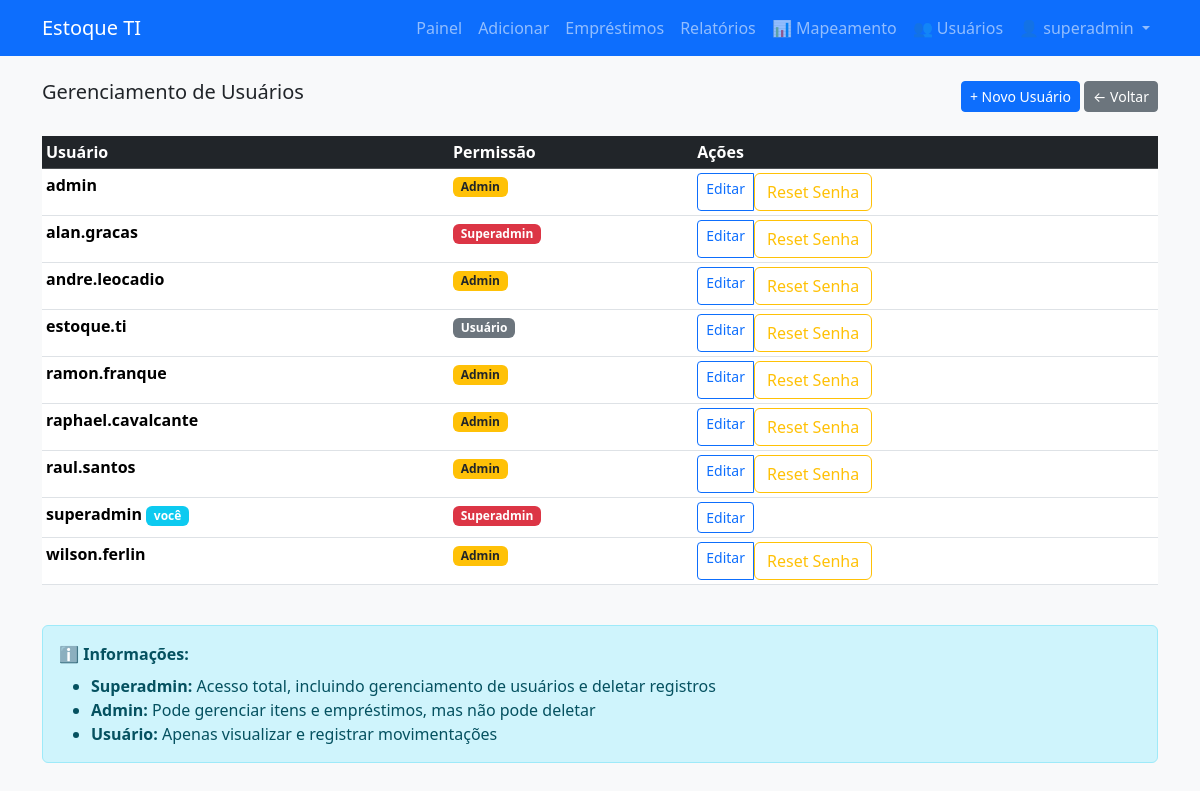
Screenshot of /users (signed in) with the database file from the repository.
### app.py (models this page shows, shortened)
class User(db.Model, UserMixin):
    id = db.Column(db.Integer, primary_key=True)
    username = db.Column(db.String(80), unique=True, nullable=False)
    password_hash = db.Column(db.String(200), nullable=False)
    is_admin = db.Column(db.Boolean, default=False)
    is_superadmin = db.Column(db.Boolean, default=False)

### app.py (the view)
@app.route('/users')
@login_required
def list_users():
    if not current_user.is_superadmin:
        flash('Acesso negado. Apenas superadmin.', 'danger')
        return redirect(url_for('dashboard'))
    users = User.query.order_by(User.username).all()
    return render_template('users_list.html', users=users)

### app.py (called while the page is built)
@login_manager.user_loader
def load_user(user_id):
    return User.query.get(int(user_id))

### templates/users_list.html
{% extends 'layout.html' %}
{% block content %}
  <div class="d-flex justify-content-between align-items-center mb-4">
    <h2 class="h5">Gerenciamento de Usuários</h2>
    <div>
      <a href="{{ url_for('create_user') }}" class="btn btn-primary btn-sm">
        + Novo Usuário
      </a>
      <a href="{{ url_for('dashboard') }}" class="btn btn-secondary btn-sm">← Voltar</a>
    </div>
  </div>
  {% if users %}
    <div class="table-responsive">
      <table class="table table-hover table-sm">
        <thead class="table-dark">
          <tr>
            <th>Usuário</th>
            <th>Permissão</th>
            <th>Ações</th>
          </tr>
        </thead>
        <tbody>
          {% for user in users %}
            <tr>
              <td>
                <strong>{{ user.username }}</strong>
                {% if user.id == current_user.id %}
                  <span class="badge bg-info">você</span>
                {% endif %}
              </td>
              <td>
                {% if user.is_superadmin %}
                  <span class="badge bg-danger">Superadmin</span>
                {% elif user.is_admin %}
                  <span class="badge bg-warning text-dark">Admin</span>
                {% else %}
                  <span class="badge bg-secondary">Usuário</span>
                {% endif %}
              </td>
              <td>
                <div class="btn-group btn-group-sm" role="group">
                  <a href="{{ url_for('edit_user', user_id=user.id) }}" class="btn btn-outline-primary">
                    Editar
                  </a>
                  {% if user.id != current_user.id %}
                    <form method="post" action="{{ url_for('reset_user_password', user_id=user.id) }}" style="display:inline-block;" onsubmit="return confirm('Resetar senha de {{ user.username }}? Uma nova será gerada automaticamente.');">
                      <button class="btn btn-outline-warning" type="submit">Reset Senha</button>
                    </form>
                  {% endif %}
                </div>
              </td>
            </tr>
          {% endfor %}
        </tbody>
      </table>
    </div>
  {% else %}
    <div class="alert alert-info">Nenhum usuário encontrado.</div>
  {% endif %}
  <div class="alert alert-info mt-4">
    <strong>ℹ️ Informações:</strong>
    <ul class="mb-0 mt-2">
      <li><strong>Superadmin:</strong> Acesso total, incluindo gerenciamento de usuários e deletar registros</li>
      <li><strong>Admin:</strong> Pode gerenciar itens e empréstimos, mas não pode deletar</li>
      <li><strong>Usuário:</strong> Apenas visualizar e registrar movimentações</li>
    </ul>
  </div>
{% endblock %}

### templates/layout.html (shortened to what this page needs)
<!doctype html>
<html lang="pt-br">
  <head>
    <link href="https://cdn.jsdelivr.net/npm/bootstrap@5.3.2/dist/css/bootstrap.min.css" rel="stylesheet">
  </head>
  <body class="bg-light">
    <nav class="navbar navbar-expand-lg navbar-dark bg-primary mb-4">
      <div class="container">
        <a class="navbar-brand" href="{{ url_for('index') }}">Estoque TI</a>
        <div class="collapse navbar-collapse" id="navmenu">
          <ul class="navbar-nav ms-auto">
            {% if current_user.is_authenticated %}
              <li class="nav-item"><a class="nav-link" href="{{ url_for('dashboard') }}">Painel</a></li>
              <li class="nav-item"><a class="nav-link" href="{{ url_for('add_item') }}">Adicionar</a></li>
              <li class="nav-item"><a class="nav-link" href="{{ url_for('list_loans') }}">Empréstimos</a></li>
              <li class="nav-item"><a class="nav-link" href="{{ url_for('reports') }}">Relatórios</a></li>
              <li class="nav-item"><a class="nav-link" href="{{ url_for('equipment_mapping') }}" title="Mapeamento de equipamentos">📊 Mapeamento</a></li>
              {% if current_user.is_superadmin %}
                <li class="nav-item"><a class="nav-link" href="{{ url_for('list_users') }}" title="Gerenciamento de usuários">👥 Usuários</a></li>
              {% endif %}
              <li class="nav-item dropdown">
                <a class="nav-link dropdown-toggle" href="#" id="userDropdown" role="button" data-bs-toggle="dropdown">
                  👤 {{ current_user.username }}
                </a>
              </li>
            {% else %}
              <li class="nav-item"><a class="nav-link" href="{{ url_for('login') }}">Entrar</a></li>
            {% endif %}
          </ul>
        </div>
      </div>
    </nav>
    <main class="container">
      {% block content %}{% endblock %}
    </main>
  </body>
</html>

### rows the page displays
User: username "superadmin", shows "você", is_superadmin "Superadmin"
User: username "admin", is_superadmin "Admin"
User: username "alan.gracas", is_superadmin "Superadmin"
User: username "andre.leocadio", is_superadmin "Admin"
User: username "estoque.ti", is_superadmin "Usuário"
User: username "ramon.franque", is_superadmin "Admin"
User: username "raphael.cavalcante", is_superadmin "Admin"
User: username "raul.santos", is_superadmin "Admin"
User: username "wilson.ferlin", is_superadmin "Admin"
